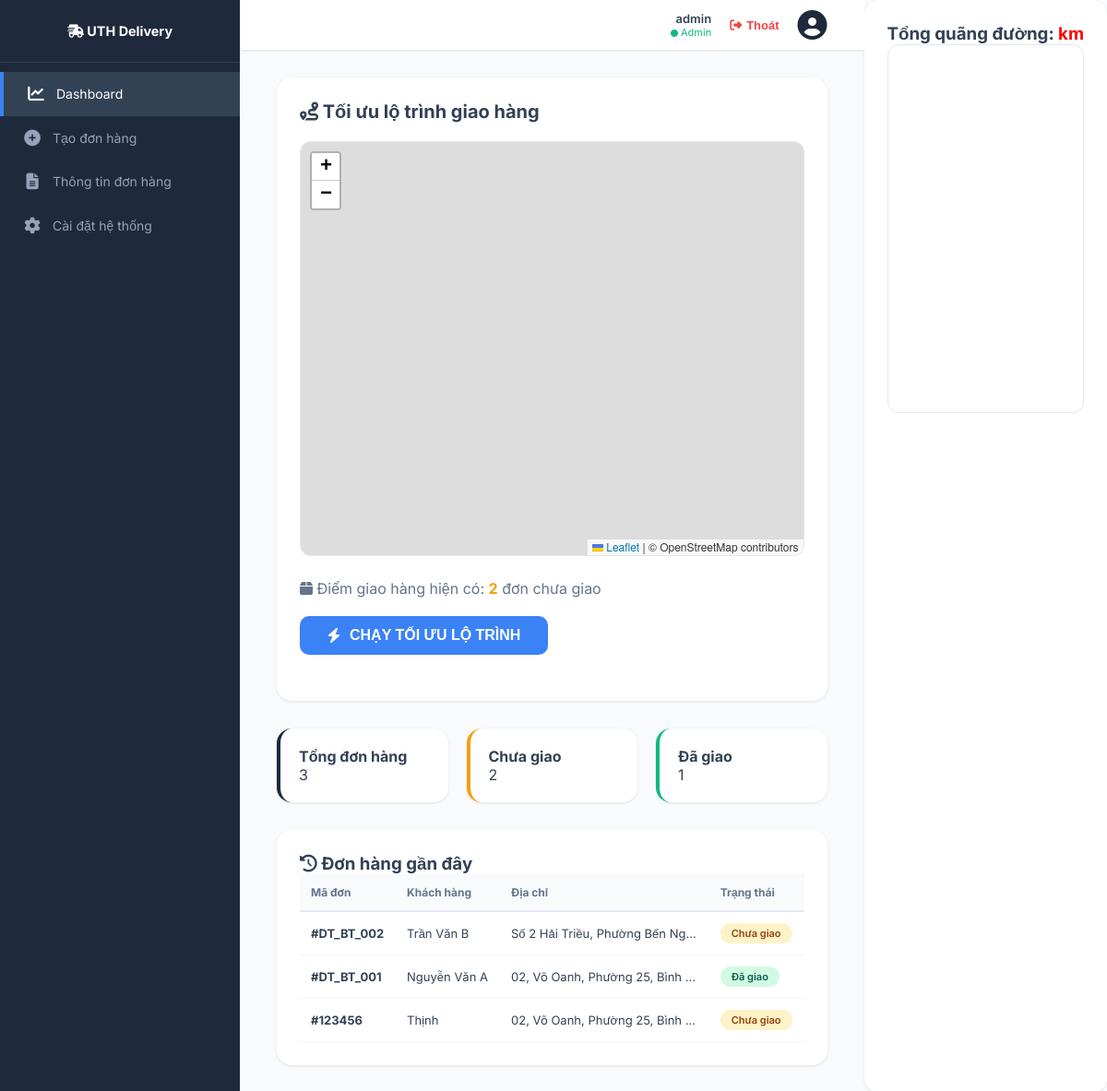
The app's page / (signed in) with its own data.
### delivery/models.py (models this page shows, shortened)
class DonHang(models.Model):
    TRANG_THAI_CHOICES = [
        ('CHUA_GIAO', 'Chưa giao'),
        ('DANG_GIAO', 'Đang giao'),
        ('DA_GIAO', 'Đã giao'),
    ]
    ma_don = models.CharField(
        "Mã đơn hàng",
        max_length=20,
        unique=True,
        null=True,
        blank=True
    )
    ten_khach = models.CharField("Tên khách hàng", max_length=100)
    so_dien_thoai = models.CharField(
        "Số điện thoại",
        max_length=15,
        null=True,
        blank=True
    )
    dia_chi = models.TextField("Địa chỉ giao hàng", null=True, blank=True)
    toa_do_x = models.FloatField("Tọa độ X (Kinh độ)", default=0.0)
    toa_do_y = models.FloatField("Tọa độ Y (Vĩ độ)", default=0.0)
    khung_gio_som = models.IntegerField("Giờ sớm nhất (0-24)", default=8)
    khung_gio_muon = models.IntegerField("Giờ muộn nhất (0-24)", default=18)
    thoi_gian_phuc_vu = models.IntegerField("TG phục vụ (phút)", default=10)
    trang_thai = models.CharField(
        "Trạng thái",
        max_length=20,
        choices=TRANG_THAI_CHOICES,
        default='CHUA_GIAO'
    )
    ngay_tao = models.DateTimeField(auto_now_add=True)
    class Meta:
        verbose_name = "Đơn hàng"
        verbose_name_plural = "Danh sách Đơn hàng"
        ordering = ['-ngay_tao'] # Đơn mới nhất hiện lên đầu

### delivery/views.py (the view, shortened to what this page needs)
# urls.py: path('', views.index, name='index'),
@login_required
def index(request):
    query = request.GET.get('q', '')
    if query:
        recent_orders = DonHang.objects.filter(
            Q(ma_don__icontains=query) |
            Q(ten_khach__icontains=query)
        ).order_by('-ngay_tao')[:10]
    else:
        recent_orders = DonHang.objects.all().order_by('-ngay_tao')[:10]
    total = DonHang.objects.count()
    chua_giao = DonHang.objects.filter(trang_thai='CHUA_GIAO').count()
    da_giao = DonHang.objects.filter(trang_thai='DA_GIAO').count()
    ty_le_hoan_thanh = round((da_giao / total * 100) if total > 0 else 0, 1)
    route_result = None
    route_json = None # #### THÊM MỚI: Biến lưu danh sách tọa độ để vẽ đường màu xanh ####
    total_dist = 0 # #### CHỈNH SỬA: Gán mặc định là 0 để tránh lỗi cộng dồn ####
    total_time = None
    runtime = None
    error = None
    KHO_LAT = 10.802
    KHO_LNG = 106.713
    context = {
        'query': query,
        'recent_orders': recent_orders,
        'thong_ke': {
            'tong': total,
            'chua_giao': chua_giao,
            'da_giao': da_giao,
            'ty_le_hoan_thanh': ty_le_hoan_thanh,
        },
        'route_result': route_result,
        'total_dist': total_dist,
        'total_time': total_time,
        'runtime': runtime,
        'error': error,
        'chua_giao_count': chua_giao,
    }
    return render(request, 'delivery/index.html', context)

### delivery/templates/delivery/index.html (shortened to what this page needs)
<!DOCTYPE html>
<html lang="vi">
<head>
    <link rel="stylesheet" href="https://cdnjs.cloudflare.com/ajax/libs/font-awesome/6.4.0/css/all.min.css">
    <link rel="stylesheet" href="https://unpkg.com/leaflet@1.9.4/dist/leaflet.css" />
    <link rel="stylesheet" href="https://unpkg.com/leaflet-routing-machine@3.2.12/dist/leaflet-routing-machine.css" />
</head>
<body>
    <div class="sidebar">
        <div class="sidebar-logo"><i class="fas fa-truck-fast"></i> UTH Delivery</div>
        <ul class="sidebar-menu">
            <li class="active" onclick="location.href='{% url 'index' %}'"><i class="fas fa-chart-line"></i> Dashboard</li>
            <li onclick="location.href='{% url 'tao_don' %}'"><i class="fas fa-plus-circle"></i> Tạo đơn hàng</li>
            <li onclick="location.href='{% url 'danh_sach_don_hang' %}'"><i class="fas fa-file-alt"></i> Thông tin đơn hàng</li>
            <li onclick="location.href='/admin/'"><i class="fas fa-cog"></i> Cài đặt hệ thống</li>
        </ul>
    </div>
    <div class="content">
        <div class="top-nav">
            <div class="user-nav">
                <div style="text-align: right;">
                    <div style="font-size: 13px; font-weight: 600;">{{ user.username }}</div>
                    <div style="font-size: 11px; color: var(--success-color);"><i class="fas fa-circle" style="font-size: 8px;"></i> Admin</div>
                </div>
                <form action="{% url 'logout' %}" method="post" class="btn-logout-form">
                    <button type="submit" class="btn-logout-submit"><i class="fas fa-sign-out-alt"></i> Thoát</button>
                </form>
                <i class="fas fa-user-circle fa-2xl" style="color: var(--primary-color);"></i>
            </div>
        </div>
        <div class="container">
            <div class="card">
                <h2 style="margin-bottom: 20px; font-size: 1.25rem;">
                    <i class="fas fa-route"></i> Tối ưu lộ trình giao hàng
                </h2>
                <div id="map"></div>
                <div style="margin-bottom: 20px;">
                    <p style="color: #64748b;">
                        <i class="fas fa-box"></i> Điểm giao hàng hiện có:
                        <strong style="color: var(--warning-color);">{{ chua_giao_count }}</strong> đơn chưa giao
                    </p>
                </div>
                <form method="get" style="margin-bottom: 25px;">
                    <button type="submit" name="optimize" value="1" class="btn-optimize">
                        <i class="fas fa-bolt"></i> CHẠY TỐI ƯU LỘ TRÌNH
                    </button>
                </form>
            </div>
            <div class="stats-grid">
                <div class="stat-card total"><h4>Tổng đơn hàng</h4><div class="number">{{ thong_ke.tong }}</div></div>
                <div class="stat-card chua"><h4>Chưa giao</h4><div class="number">{{ thong_ke.chua_giao }}</div></div>
                <div class="stat-card da"><h4>Đã giao</h4><div class="number">{{ thong_ke.da_giao }}</div></div>
            </div>
            <div class="card">
                <h3><i class="fas fa-history"></i> Đơn hàng gần đây</h3>
                <table>
                    <thead>
                        <tr><th>Mã đơn</th><th>Khách hàng</th><th>Địa chỉ</th><th>Trạng thái</th></tr>
                    </thead>
                    <tbody>
                        {% for order in recent_orders %}
                        <tr>
                            <td><strong>#{{ order.ma_don|default:"---" }}</strong></td>
                            <td>{{ order.ten_khach }}</td>
                            <td>{{ order.dia_chi|truncatechars:30 }}</td>
                            <td><span class="badge {% if order.trang_thai == 'CHUA_GIAO' %}badge-chua{% else %}badge-da{% endif %}">{{ order.get_trang_thai_display }}</span></td>
                        </tr>
                        {% endfor %}
                    </tbody>
                </table>
            </div>
        </div>
    </div>
        <link rel="stylesheet" href="https://unpkg.com/leaflet@1.9.4/dist/leaflet.css" />
        <div class="card">
            <h3>Tổng quãng đường: <span style="color:red">{{ tong_km }} km</span></h3>
            <div id="map" style="height: 400px;"></div>
        </div>
</body>
</html>

### delivery/templates/delivery/index.html (style rules this page uses)
:root { --sidebar-width: 260px; --primary-color: #1e293b; --accent-color: #3b82f6; --success-color: #10b981; --warning-color: #f59e0b; --danger-color: #ef4444; --info-color: #06b6d4; --bg-body: #f8fafc; --text-main: #334155; }
* { box-sizing: border-box; margin: 0; padding: 0; }
body { font-family: 'Inter', sans-serif; background-color: var(--bg-body); color: var(--text-main); display: flex; height: 100vh; overflow: hidden; }
.sidebar { width: var(--sidebar-width); background-color: var(--primary-color); color: white; display: flex; flex-direction: column; flex-shrink: 0; }
.sidebar-logo { padding: 25px; font-size: 0.9rem; font-weight: 700; text-align: center; border-bottom: 1px solid #334155; }
.sidebar-menu { list-style: none; margin-top: 10px; flex-grow: 1; }
.sidebar-menu li { padding: 15px 25px; display: flex; align-items: center; cursor: pointer; transition: 0.2s; color: #94a3b8; font-size: 14px; }
.sidebar-menu li i { margin-right: 12px; font-size: 1.1rem; width: 20px; text-align: center; }
.sidebar-menu li:hover, .sidebar-menu li.active { background-color: #334155; color: white; border-left: 4px solid var(--accent-color); }
.content { flex-grow: 1; overflow-y: auto; display: flex; flex-direction: column; }
.top-nav { background: white; padding: 12px 40px; display: flex; justify-content: space-between; align-items: center; box-shadow: 0 1px 3px rgba(0,0,0,0.1); position: sticky; top: 0; z-index: 1000; }
#map { height: 450px; width: 100%; border-radius: 12px; margin-bottom: 25px; border: 1px solid #e2e8f0; z-index: 1; }
.user-nav { display: flex; align-items: center; gap: 20px; }
.btn-logout-submit { background: none; border: none; color: var(--danger-color); font-size: 13px; font-weight: 600; cursor: pointer; display: flex; align-items: center; gap: 5px; }
.container { padding: 30px 40px; }
.card { background: white; border-radius: 16px; padding: 25px; margin-bottom: 30px; box-shadow: 0 1px 3px rgba(0,0,0,0.1); }
.stats-grid { display: grid; grid-template-columns: repeat(3, 1fr); gap: 20px; margin-bottom: 30px; }
.stat-card { background: white; border-radius: 16px; padding: 20px; box-shadow: 0 1px 3px rgba(0,0,0,0.1); border-left: 4px solid; transition: transform 0.2s; }
.stat-card.total { border-left-color: var(--primary-color); }
.stat-card.chua { border-left-color: var(--warning-color); }
.stat-card.da { border-left-color: var(--success-color); }
table { width: 100%; border-collapse: collapse; }
th { background: #f8fafc; text-align: left; padding: 12px; font-size: 12px; color: #64748b; border-bottom: 2px solid #e2e8f0; }
td { padding: 12px; border-bottom: 1px solid #f1f5f9; font-size: 13px; }
.badge { display: inline-block; padding: 4px 12px; border-radius: 20px; font-size: 11px; font-weight: 600; }
.badge-chua { background: #fef3c7; color: #92400e; }
.badge-da { background: #d1fae5; color: #065f46; }
.btn-optimize { background: var(--accent-color); color: white; border: none; padding: 12px 30px; border-radius: 10px; font-size: 16px; font-weight: 600; cursor: pointer; display: inline-flex; align-items: center; gap: 10px; }

### records on screen
DonHang: ma_don "DT_BT_002", ten_khach "Trần Văn B", dia_chi "Số 2 Hải Triều, Phường Bến Ng…", trang_thai "Chưa giao"
DonHang: ma_don "DT_BT_001", ten_khach "Nguyễn Văn A", dia_chi "02, Võ Oanh, Phường 25, Bình …", trang_thai "Đã giao"
DonHang: ma_don "123456", ten_khach "Thịnh", dia_chi "02, Võ Oanh, Phường 25, Bình …", trang_thai "Chưa giao"

### other values on screen
{{ user.username }} "admin"
{{ chua_giao_count }} "2"
{{ thong_ke.tong }} "3"
{{ thong_ke.chua_giao }} "2"
{{ thong_ke.da_giao }} "1"
